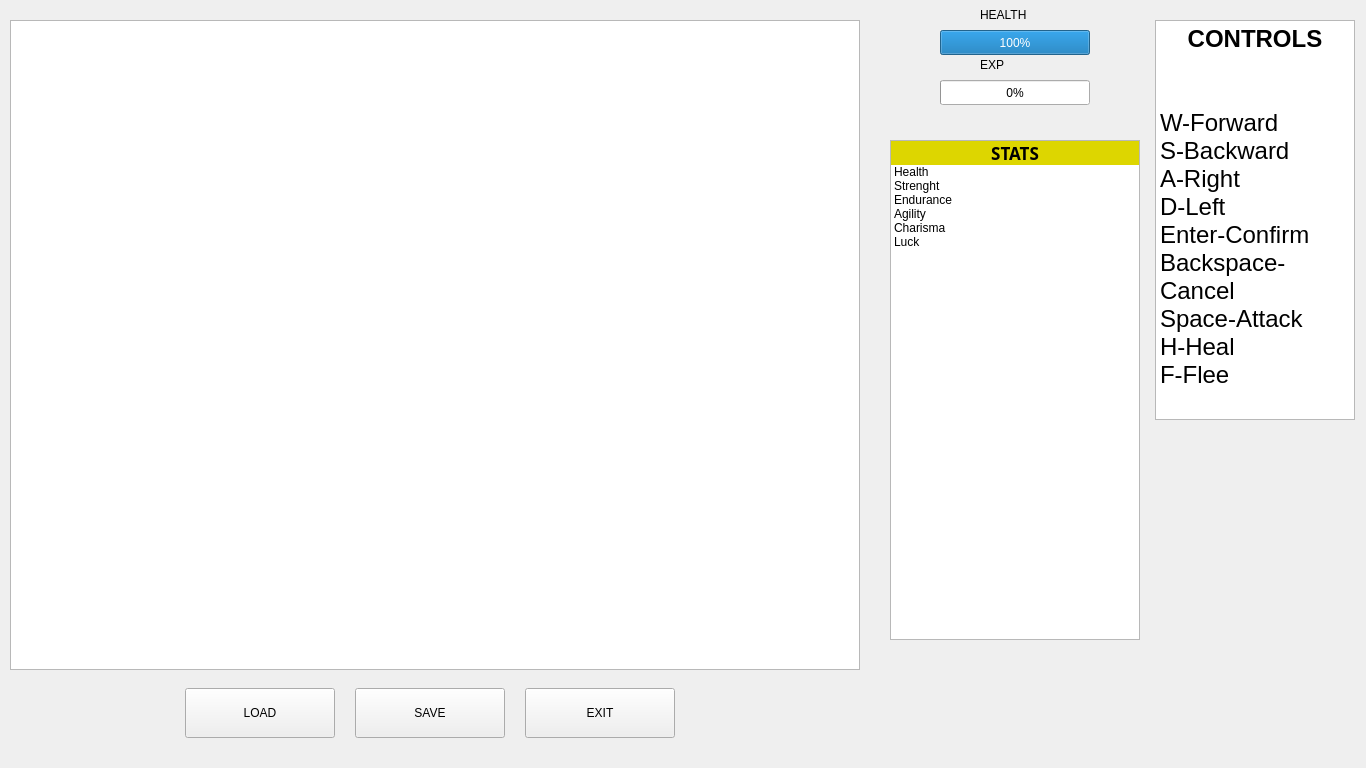
<?xml version="1.0" encoding="UTF-8"?>
<ui version="4.0">
 <class>MainWindow</class>
 <widget class="QMainWindow" name="MainWindow">
  <property name="geometry">
   <rect>
    <x>0</x>
    <y>0</y>
    <width>1366</width>
    <height>768</height>
   </rect>
  </property>
  <property name="sizePolicy">
   <sizepolicy hsizetype="Preferred" vsizetype="Preferred">
    <horstretch>0</horstretch>
    <verstretch>0</verstretch>
   </sizepolicy>
  </property>
  <property name="minimumSize">
   <size>
    <width>1366</width>
    <height>768</height>
   </size>
  </property>
  <property name="maximumSize">
   <size>
    <width>1366</width>
    <height>768</height>
   </size>
  </property>
  <property name="cursor">
   <cursorShape>ArrowCursor</cursorShape>
  </property>
  <property name="windowTitle">
   <string>MainWindow</string>
  </property>
  <widget class="QWidget" name="centralwidget">
   <property name="sizePolicy">
    <sizepolicy hsizetype="MinimumExpanding" vsizetype="Preferred">
     <horstretch>0</horstretch>
     <verstretch>0</verstretch>
    </sizepolicy>
   </property>
   <property name="maximumSize">
    <size>
     <width>1366</width>
     <height>768</height>
    </size>
   </property>
   <widget class="QPushButton" name="load_b">
    <property name="geometry">
     <rect>
      <x>185</x>
      <y>688</y>
      <width>150</width>
      <height>50</height>
     </rect>
    </property>
    <property name="maximumSize">
     <size>
      <width>150</width>
      <height>100</height>
     </size>
    </property>
    <property name="text">
     <string>LOAD</string>
    </property>
   </widget>
   <widget class="QPushButton" name="save_b">
    <property name="geometry">
     <rect>
      <x>355</x>
      <y>688</y>
      <width>150</width>
      <height>50</height>
     </rect>
    </property>
    <property name="maximumSize">
     <size>
      <width>150</width>
      <height>100</height>
     </size>
    </property>
    <property name="text">
     <string>SAVE</string>
    </property>
   </widget>
   <widget class="QGraphicsView" name="Game_view">
    <property name="geometry">
     <rect>
      <x>10</x>
      <y>20</y>
      <width>850</width>
      <height>650</height>
     </rect>
    </property>
    <property name="minimumSize">
     <size>
      <width>850</width>
      <height>650</height>
     </size>
    </property>
    <property name="maximumSize">
     <size>
      <width>850</width>
      <height>650</height>
     </size>
    </property>
   </widget>
   <widget class="QPushButton" name="exit_b">
    <property name="geometry">
     <rect>
      <x>525</x>
      <y>688</y>
      <width>150</width>
      <height>50</height>
     </rect>
    </property>
    <property name="maximumSize">
     <size>
      <width>150</width>
      <height>100</height>
     </size>
    </property>
    <property name="text">
     <string>EXIT</string>
    </property>
   </widget>
   <widget class="QListWidget" name="Stats_view">
    <property name="geometry">
     <rect>
      <x>890</x>
      <y>140</y>
      <width>250</width>
      <height>500</height>
     </rect>
    </property>
    <property name="minimumSize">
     <size>
      <width>250</width>
      <height>500</height>
     </size>
    </property>
    <property name="maximumSize">
     <size>
      <width>250</width>
      <height>500</height>
     </size>
    </property>
    <item>
     <property name="text">
      <string>STATS</string>
     </property>
     <property name="font">
      <font>
       <family>Rubik</family>
       <pointsize>13</pointsize>
       <weight>75</weight>
       <bold>true</bold>
      </font>
     </property>
     <property name="textAlignment">
      <set>AlignCenter</set>
     </property>
     <property name="background">
      <brush brushstyle="SolidPattern">
       <color alpha="255">
        <red>221</red>
        <green>214</green>
        <blue>0</blue>
       </color>
      </brush>
     </property>
     <property name="foreground">
      <brush brushstyle="NoBrush">
       <color alpha="255">
        <red>0</red>
        <green>0</green>
        <blue>0</blue>
       </color>
      </brush>
     </property>
     <property name="flags">
      <set>ItemIsEnabled</set>
     </property>
    </item>
    <item>
     <property name="text">
      <string>Health</string>
     </property>
    </item>
    <item>
     <property name="text">
      <string>Strenght</string>
     </property>
    </item>
    <item>
     <property name="text">
      <string>Endurance</string>
     </property>
    </item>
    <item>
     <property name="text">
      <string>Agility</string>
     </property>
    </item>
    <item>
     <property name="text">
      <string>Charisma</string>
     </property>
    </item>
    <item>
     <property name="text">
      <string>Luck</string>
     </property>
    </item>
   </widget>
   <widget class="QProgressBar" name="Health_bar">
    <property name="geometry">
     <rect>
      <x>940</x>
      <y>30</y>
      <width>150</width>
      <height>25</height>
     </rect>
    </property>
    <property name="minimumSize">
     <size>
      <width>150</width>
      <height>25</height>
     </size>
    </property>
    <property name="maximumSize">
     <size>
      <width>150</width>
      <height>25</height>
     </size>
    </property>
    <property name="cursor">
     <cursorShape>ArrowCursor</cursorShape>
    </property>
    <property name="value">
     <number>100</number>
    </property>
   </widget>
   <widget class="QLabel" name="HP_l">
    <property name="geometry">
     <rect>
      <x>980</x>
      <y>10</y>
      <width>50</width>
      <height>10</height>
     </rect>
    </property>
    <property name="minimumSize">
     <size>
      <width>50</width>
      <height>10</height>
     </size>
    </property>
    <property name="maximumSize">
     <size>
      <width>50</width>
      <height>10</height>
     </size>
    </property>
    <property name="text">
     <string>HEALTH</string>
    </property>
   </widget>
   <widget class="QProgressBar" name="EXP_bar">
    <property name="geometry">
     <rect>
      <x>940</x>
      <y>80</y>
      <width>150</width>
      <height>25</height>
     </rect>
    </property>
    <property name="minimumSize">
     <size>
      <width>150</width>
      <height>25</height>
     </size>
    </property>
    <property name="maximumSize">
     <size>
      <width>150</width>
      <height>25</height>
     </size>
    </property>
    <property name="cursor">
     <cursorShape>ArrowCursor</cursorShape>
    </property>
    <property name="value">
     <number>0</number>
    </property>
   </widget>
   <widget class="QLabel" name="EXP_l">
    <property name="geometry">
     <rect>
      <x>980</x>
      <y>60</y>
      <width>50</width>
      <height>10</height>
     </rect>
    </property>
    <property name="minimumSize">
     <size>
      <width>50</width>
      <height>10</height>
     </size>
    </property>
    <property name="maximumSize">
     <size>
      <width>50</width>
      <height>10</height>
     </size>
    </property>
    <property name="text">
     <string>EXP</string>
    </property>
   </widget>
   <widget class="QTextBrowser" name="Controls_window">
    <property name="geometry">
     <rect>
      <x>1155</x>
      <y>20</y>
      <width>200</width>
      <height>400</height>
     </rect>
    </property>
    <property name="minimumSize">
     <size>
      <width>200</width>
      <height>400</height>
     </size>
    </property>
    <property name="maximumSize">
     <size>
      <width>200</width>
      <height>400</height>
     </size>
    </property>
    <property name="html">
     <string>&lt;!DOCTYPE HTML PUBLIC &quot;-//W3C//DTD HTML 4.0//EN&quot; &quot;http://www.w3.org/TR/REC-html40/strict.dtd&quot;&gt;
&lt;html&gt;&lt;head&gt;&lt;meta name=&quot;qrichtext&quot; content=&quot;1&quot; /&gt;&lt;style type=&quot;text/css&quot;&gt;
p, li { white-space: pre-wrap; }
&lt;/style&gt;&lt;/head&gt;&lt;body style=&quot; font-family:'MS Shell Dlg 2'; font-size:8.25pt; font-weight:400; font-style:normal;&quot;&gt;
&lt;p align=&quot;center&quot; style=&quot; margin-top:0px; margin-bottom:0px; margin-left:0px; margin-right:0px; -qt-block-indent:0; text-indent:0px;&quot;&gt;&lt;span style=&quot; font-size:18pt; font-weight:600;&quot;&gt;CONTROLS&lt;/span&gt;&lt;/p&gt;
&lt;p align=&quot;center&quot; style=&quot;-qt-paragraph-type:empty; margin-top:0px; margin-bottom:0px; margin-left:0px; margin-right:0px; -qt-block-indent:0; text-indent:0px; font-size:18pt; font-weight:600;&quot;&gt;&lt;br /&gt;&lt;/p&gt;
&lt;p align=&quot;center&quot; style=&quot;-qt-paragraph-type:empty; margin-top:0px; margin-bottom:0px; margin-left:0px; margin-right:0px; -qt-block-indent:0; text-indent:0px; font-size:18pt; font-weight:600;&quot;&gt;&lt;br /&gt;&lt;/p&gt;
&lt;p style=&quot; margin-top:0px; margin-bottom:0px; margin-left:0px; margin-right:0px; -qt-block-indent:0; text-indent:0px;&quot;&gt;&lt;span style=&quot; font-size:18pt;&quot;&gt;W-Forward&lt;/span&gt;&lt;/p&gt;
&lt;p style=&quot; margin-top:0px; margin-bottom:0px; margin-left:0px; margin-right:0px; -qt-block-indent:0; text-indent:0px;&quot;&gt;&lt;span style=&quot; font-size:18pt;&quot;&gt;S-Backward&lt;br /&gt;A-Right&lt;br /&gt;D-Left&lt;/span&gt;&lt;/p&gt;
&lt;p style=&quot; margin-top:0px; margin-bottom:0px; margin-left:0px; margin-right:0px; -qt-block-indent:0; text-indent:0px;&quot;&gt;&lt;span style=&quot; font-size:18pt;&quot;&gt;Enter-Confirm&lt;/span&gt;&lt;/p&gt;
&lt;p style=&quot; margin-top:0px; margin-bottom:0px; margin-left:0px; margin-right:0px; -qt-block-indent:0; text-indent:0px;&quot;&gt;&lt;span style=&quot; font-size:18pt;&quot;&gt;Backspace-Cancel&lt;/span&gt;&lt;/p&gt;
&lt;p style=&quot; margin-top:0px; margin-bottom:0px; margin-left:0px; margin-right:0px; -qt-block-indent:0; text-indent:0px;&quot;&gt;&lt;span style=&quot; font-size:18pt;&quot;&gt;Space-Attack&lt;/span&gt;&lt;/p&gt;
&lt;p style=&quot; margin-top:0px; margin-bottom:0px; margin-left:0px; margin-right:0px; -qt-block-indent:0; text-indent:0px;&quot;&gt;&lt;span style=&quot; font-size:18pt;&quot;&gt;H-Heal&lt;/span&gt;&lt;/p&gt;
&lt;p style=&quot; margin-top:0px; margin-bottom:0px; margin-left:0px; margin-right:0px; -qt-block-indent:0; text-indent:0px;&quot;&gt;&lt;span style=&quot; font-size:18pt;&quot;&gt;F-Flee&lt;/span&gt;&lt;/p&gt;&lt;/body&gt;&lt;/html&gt;</string>
    </property>
   </widget>
  </widget>
  <widget class="QMenuBar" name="menubar">
   <property name="geometry">
    <rect>
     <x>0</x>
     <y>0</y>
     <width>1366</width>
     <height>21</height>
    </rect>
   </property>
   <property name="maximumSize">
    <size>
     <width>1366</width>
     <height>768</height>
    </size>
   </property>
  </widget>
 </widget>
 <resources/>
 <connections/>
</ui>
